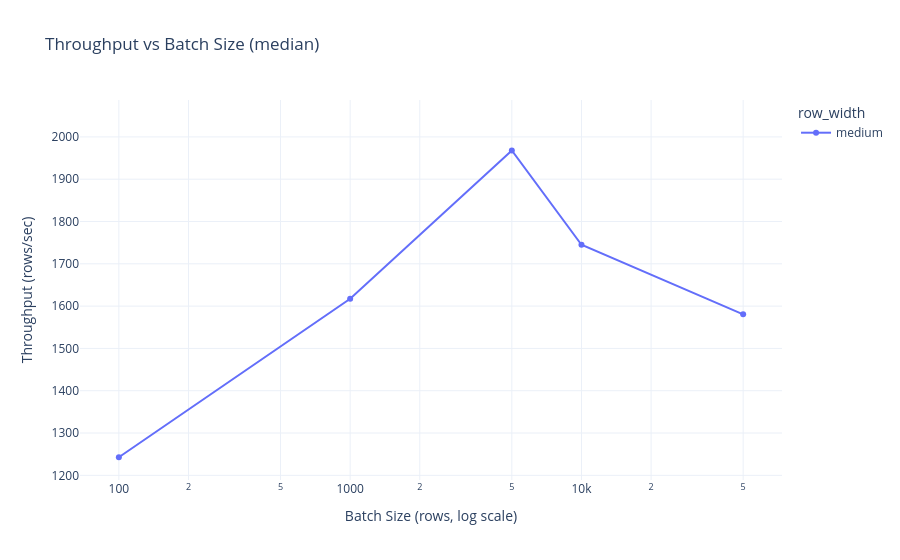

Notebook source saved alongside this figure:
### Markdown cell above
## 3. กราฟที่ 1 — Throughput Curve (ทดสอบ H1)

**H1 บอกว่า:** throughput เพิ่มขึ้นตาม batch size แบบเส้นตรง (monotonic)

เราหาค่า **median throughput** ต่อ batch size (กันค่า noise) แล้ววาดเส้น โดยแกน X เป็น **log scale**
ถ้ากราฟ **โค้งลงปลาย** (inverted-U) = H1 ถูกหักล้าง และมี "sweet spot" จริง

### Code cell
assert not runs.empty, "ยังไม่มีข้อมูล — ตั้ง RUN_LIVE=True แล้ว run เซลล์ที่ 2 ใหม่"

curve = (
    runs.groupby(["batch_size", "row_width"], as_index=False)
    .agg(throughput=("throughput_rows_per_sec", "median"),
         duration=("duration_sec", "median"))
    .sort_values("batch_size")
)

fig = px.line(
    curve, x="batch_size", y="throughput", color="row_width", markers=True,
    log_x=True, title="Throughput vs Batch Size (median)",
    labels={"batch_size": "Batch Size (rows, log scale)", "throughput": "Throughput (rows/sec)"},
)

# ทำเครื่องหมาย sweet spot = จุด throughput สูงสุด
best = curve.loc[curve["throughput"].idxmax()]
fig.add_annotation(x=best["batch_size"], y=best["throughput"],
                   text=f"sweet spot ≈ {int(best['batch_size']):,}",
                   showarrow=True, arrowhead=2, ay=-40)
fig.update_layout(template="plotly_white")
fig

### Figure 1 — Plotly figure (JSON) as saved in the notebook; plotly's stock layout.template omitted (floating-point values rounded to 4 significant figures)
{"data": [{"hovertemplate": "row_width=medium<br>Batch Size (rows, log scale)=%{x}<br>Throughput (rows/sec)=%{y}<extra></extra>", "legendgroup": "medium", "line": {"color": "#636efa", "dash": "solid"}, "marker": {"symbol": "circle"}, "mode": "lines+markers", "name": "medium", "orientation": "v", "showlegend": true, "type": "scatter", "x": [100, 1000, 5000, 10000, 50000], "xaxis": "x", "y": [1243.0, 1617.0, 1968.0, 1745.0, 1581.0], "yaxis": "y"}], "layout": {"annotations": [{"arrowhead": 2, "ay": -40, "showarrow": true, "text": "sweet spot ≈ 5,000", "x": 5000, "y": 1968.0}], "legend": {"title": {"text": "row_width"}, "tracegroupgap": 0}, "title": {"text": "Throughput vs Batch Size (median)"}, "xaxis": {"anchor": "y", "domain": [0.0, 1.0], "title": {"text": "Batch Size (rows, log scale)"}, "type": "log"}, "yaxis": {"anchor": "x", "domain": [0.0, 1.0], "title": {"text": "Throughput (rows/sec)"}}}}
